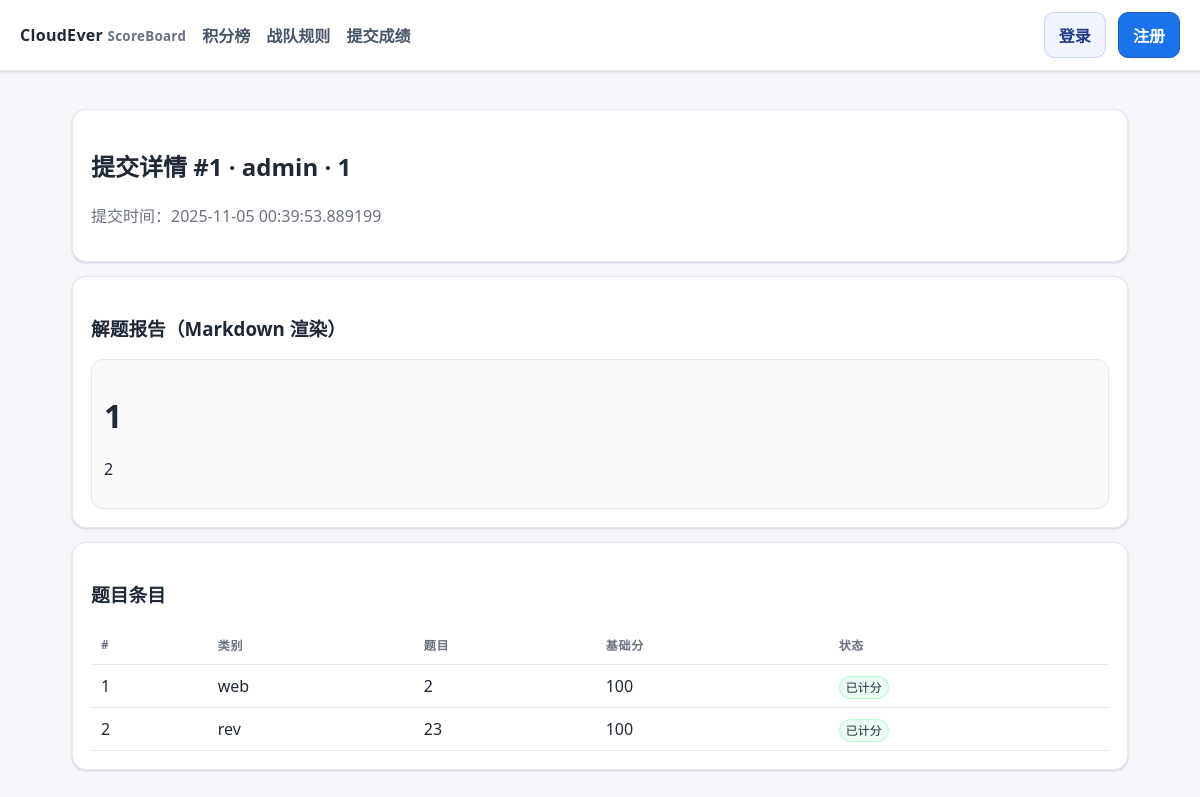
The app's page /submission/1, older data.
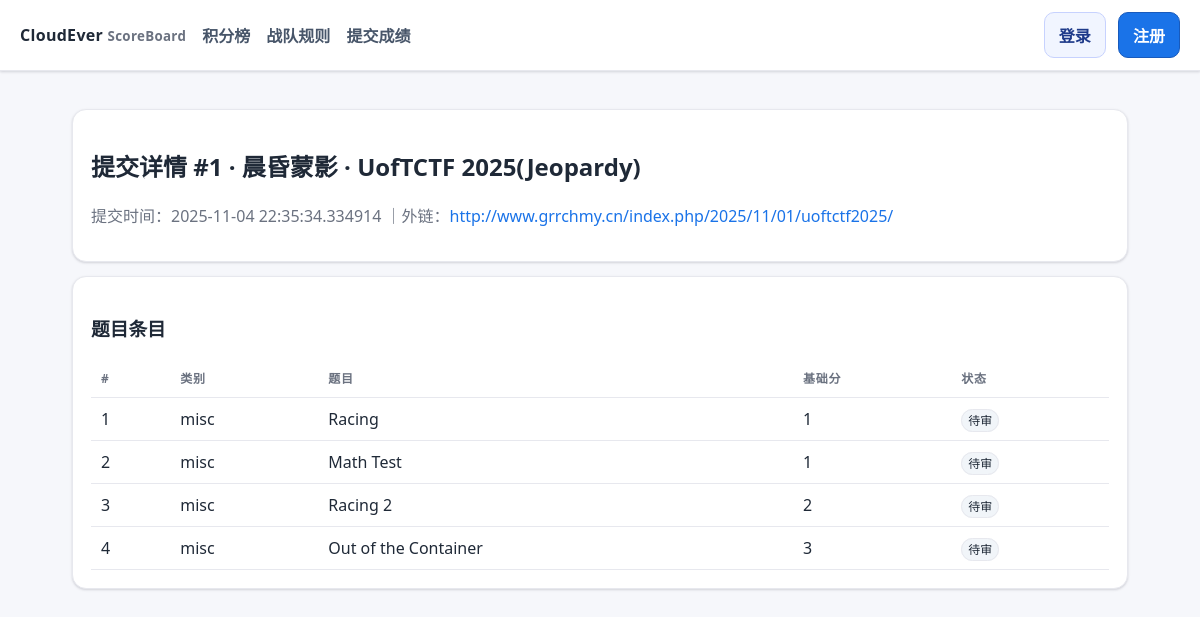
The same page, newer data.
### ceboard/models.py (models this page shows)
class User(Base):
    __tablename__ = "users"
    id = Column(Integer, primary_key=True)
    username = Column(String, unique=True, nullable=False)
    password_hash = Column(String, nullable=False)
    role = Column(String, default="member")  # 'admin' or 'member'
    team_type = Column(String, default="sub")  # 'main' or 'sub'
    is_active = Column(Boolean, default=True)
    avatar_filename = Column(String, nullable=True)
    submissions = relationship("Submission", back_populates="user")

class Event(Base):
    __tablename__ = "events"
    id = Column(Integer, primary_key=True)
    name = Column(String, nullable=False)
    start_time = Column(DateTime(timezone=True))
    end_time = Column(DateTime(timezone=True))
    weight = Column(Float, default=1.0)
    is_reproduction = Column(Boolean, default=False)
    is_active = Column(Boolean, default=True)
    challenges = relationship("Challenge", back_populates="event", cascade="all,delete")
    submissions = relationship("Submission", back_populates="event")

class Submission(Base):
    __tablename__ = "submissions"
    id = Column(Integer, primary_key=True)
    user_id = Column(Integer, ForeignKey("users.id"), nullable=False)
    event_id = Column(Integer, ForeignKey("events.id"), nullable=False)
    created_at = Column(DateTime(timezone=True), default=lambda: datetime.now(TZ))
    wp_url = Column(String, nullable=True)
    wp_md = Column(Text, nullable=True)
    user = relationship("User", back_populates="submissions")
    event = relationship("Event", back_populates="submissions")
    items = relationship("SubmissionItem", back_populates="submission", cascade="all,delete-orphan")

class SubmissionItem(Base):
    __tablename__ = "submission_items"
    id = Column(Integer, primary_key=True)
    submission_id = Column(Integer, ForeignKey("submissions.id"), nullable=False)
    challenge_id = Column(Integer, ForeignKey("challenges.id"), nullable=False)
    approved = Column(Boolean, default=False)
    revoked = Column(Boolean, default=False)
    created_at = Column(DateTime(timezone=True), default=lambda: datetime.now(TZ))
    submission = relationship("Submission", back_populates="items")
    challenge = relationship("Challenge")

class Challenge(Base):
    __tablename__ = "challenges"
    id = Column(Integer, primary_key=True)
    event_id = Column(Integer, ForeignKey("events.id"), nullable=False)
    name = Column(String, nullable=False)
    category = Column(String, default="misc")
    base_score = Column(Integer, default=100)
    event = relationship("Event", back_populates="challenges")

### ceboard/routers/public.py (the view)
@router.get("/submission/{sub_id}", response_class=HTMLResponse)
def submission_detail(sub_id: int, request: Request, db = Depends(get_db), current_user = Depends(get_current_user)):
    sub = db.get(Submission, sub_id)
    if not sub:
        raise HTTPException(404, "提交不存在")
    items = db.query(SubmissionItem).filter(SubmissionItem.submission_id == sub_id).all()
    wp_html = md_to_html(sub.wp_md)
    return render_template("submission_detail.html", title="提交详情", current_user=current_user, sub=sub, user=sub.user, event=sub.event, items=items, wp_html=wp_html)

### templates/submission_detail.html
{% extends 'base.html' %}
{% block content %}
<div class="card">
  <h2>提交详情 #{{ sub.id }} · {{ user.username }} · {{ event.name }}</h2>
  <p class="muted">
    提交时间：{{ sub.created_at }}
  {% if sub.wp_url %}｜外链：<a href="{{ sub.wp_url }}" target="_blank" rel="noopener noreferrer nofollow">{{ sub.wp_url }}</a>{% endif %}
  </p>
</div>
{% if wp_html %}
<div class="card">
  <h3>解题报告（Markdown 渲染）</h3>
  <div class="md">{{ wp_html|safe }}</div>
</div>
{% endif %}
<div class="card">
  <h3>题目条目</h3>
  <table>
    <thead><tr><th>#</th><th>类别</th><th>题目</th><th>基础分</th><th>状态</th></tr></thead>
    <tbody>
    {% for it in items %}
      <tr>
        <td>{{ loop.index }}</td>
        <td>{{ it.challenge.category }}</td>
        <td>{{ it.challenge.name }}</td>
        <td>{{ it.challenge.base_score }}</td>
        <td>
          {% if not it.approved %}<span class="status pending">待审</span>
          {% elif it.revoked %}<span class="status rev">已撤销</span>
          {% else %}<span class="status ok">已计分</span>{% endif %}
        </td>
      </tr>
    {% else %}
      <tr><td colspan="5" class="muted">无</td></tr>
    {% endfor %}
    </tbody>
  </table>
</div>
{% endblock %}

Row changes from the older to the newer data that the page shows:
no longer on this page (row edited): User: username "admin"
removed SubmissionItem: challenge.category "web", challenge.name "2", challenge.base_score "100", approved "已计分"
removed SubmissionItem: challenge.category "rev", challenge.name "23", challenge.base_score "100", approved "已计分"
changed Submission id 1: created_at "2025-11-05 00:39:53.889199" → "2025-11-04 22:35:34.334914"; wp_url (not shown) → "http://www.grrchmy.cn/index.php/2025/11/01/uoftctf2025/"
added User: username "晨昏蒙影"
changed Event: name "1" → "UofTCTF 2025(Jeopardy)"
added SubmissionItem: challenge.category "misc", challenge.name "Racing", challenge.base_score "1", approved "待审"
added SubmissionItem: challenge.category "misc", challenge.name "Math Test", challenge.base_score "1", approved "待审"
now on this page (row edited): SubmissionItem: challenge.category "misc", challenge.name "Racing 2", challenge.base_score "2", approved "待审"
added SubmissionItem: challenge.category "misc", challenge.name "Out of the Container", challenge.base_score "3", approved "待审"
Text that changed along with them:
{{ wp_html|safe }}: "1 2" → (not shown)
text no longer shown: "解题报告（Markdown 渲染）"
text now shown: "｜外链："
